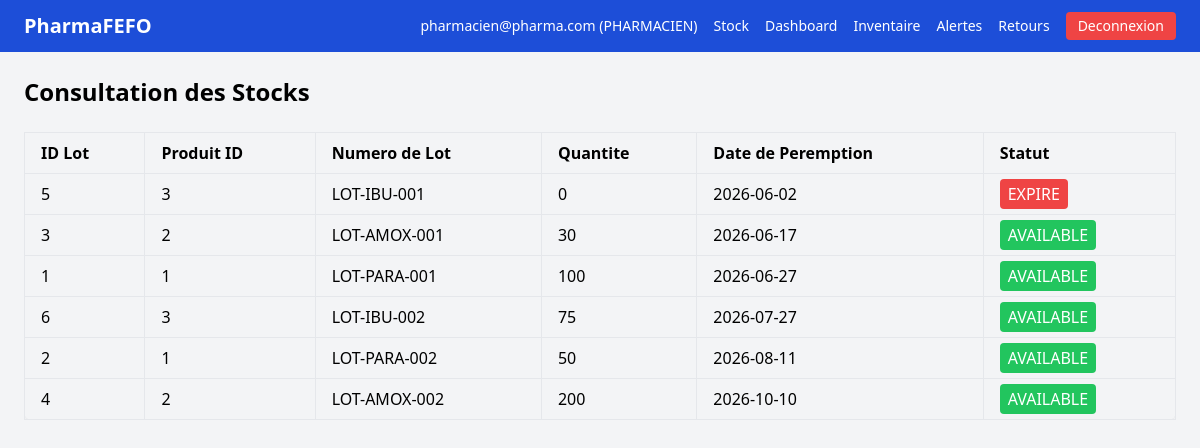
Page /index.php?action=stock (signed in) on the committed database.
### tables this page shows
CREATE TABLE IF NOT EXISTS stock_batches (
    id INT AUTO_INCREMENT PRIMARY KEY,
    product_id INT NOT NULL,
    lot_number VARCHAR(100) NOT NULL,
    quantity INT NOT NULL DEFAULT 0,
    expiration_date DATE NOT NULL,
    status VARCHAR(50) NOT NULL DEFAULT 'AVAILABLE',
    FOREIGN KEY (product_id) REFERENCES products(id)
);

### src/Repository/StockBatchRepository.php (called while the page is built, shortened)
<?php
class StockBatchRepository
{
    private PDO $pdo;
    public function __construct()
    {
        $this->pdo = Database::getConnection();
    }
    private function hydrate(array $row): StockBatch
    {
        return new StockBatch(
            (int) $row['id'],
            (int) $row['product_id'],
            $row['lot_number'],
            (int) $row['quantity'],
            new DateTime($row['expiration_date']),
            $row['status'] ?: 'AVAILABLE'
        );
    }
    public function findAll(): array
    {
        $stmt = $this->pdo->query("SELECT * FROM stock_batches ORDER BY expiration_date ASC");
        $rows = $stmt->fetchAll(PDO::FETCH_ASSOC);
        $batches = [];
        foreach ($rows as $row) {
            $batches[] = $this->hydrate($row);
        }
        return $batches;
    }
}

### config/database.php (called while the page is built, shortened)
<?php
class Database
{
    private static ?PDO $pdo = null;
    public static function getConnection(): PDO
    {
        if (self::$pdo === null) {
            self::$pdo = new PDO(
                'mysql:host=localhost;dbname=PharmaFEFO;charset=utf8mb4',
                'root',
                '',
                [
                    PDO::ATTR_ERRMODE => PDO::ERRMODE_EXCEPTION,
                    PDO::ATTR_DEFAULT_FETCH_MODE => PDO::FETCH_ASSOC,
                ]
            );
        }
        return self::$pdo;
    }
}

### src/Entity/StockBatch.php (called while the page is built, shortened)
<?php
class StockBatch
{
    private int $id;
    private int $productId;
    private string $lotNumber;
    private int $quantity;
    private DateTime $expirationDate;
    private string $status;
    public function __construct(
        int $id,
        int $productId,
        string $lotNumber,
        int $quantity,
        DateTime $expirationDate,
        string $status
    ) {
        $this->id = $id;
        $this->productId = $productId;
        $this->lotNumber = $lotNumber;
        $this->quantity = $quantity;
        $this->expirationDate = $expirationDate;
        $this->status = $status;
    }
    public function getId(): int { return $this->id; }
    public function getProductId(): int { return $this->productId; }
    public function getLotNumber(): string { return $this->lotNumber; }
    public function getQuantity(): int { return $this->quantity; }
    public function getExpirationDate(): DateTime { return $this->expirationDate; }
    public function getStatus(): string { return $this->status; }
}

### templates/Stock/read_only.php (the view)
<?php include __DIR__ . '/../layout/base.php'; ?>
<h1 class="text-2xl font-bold mb-6">Consultation des Stocks</h1>
<div class="overflow-x-auto">
    <table class="min-w-full border border-gray-300 rounded-lg shadow-sm">
        <thead class="bg-gray-100">
            <tr>
                <th class="border px-4 py-2 text-left">ID Lot</th>
                <th class="border px-4 py-2 text-left">Produit ID</th>
                <th class="border px-4 py-2 text-left">Numero de Lot</th>
                <th class="border px-4 py-2 text-left">Quantite</th>
                <th class="border px-4 py-2 text-left">Date de Peremption</th>
                <th class="border px-4 py-2 text-left">Statut</th>
            </tr>
        </thead>
        <tbody>
        <?php foreach ($batches as $batch): ?>
            <tr class="hover:bg-gray-50">
                <td class="border px-4 py-2"><?= $batch->getId(); ?></td>
                <td class="border px-4 py-2"><?= $batch->getProductId(); ?></td>
                <td class="border px-4 py-2"><?= htmlspecialchars($batch->getLotNumber()); ?></td>
                <td class="border px-4 py-2"><?= $batch->getQuantity(); ?></td>
                <td class="border px-4 py-2"><?= $batch->getExpirationDate()->format('Y-m-d'); ?></td>
                <td class="border px-4 py-2">
                    <?php if ($batch->getStatus() === 'EXPIRED'): ?>
                        <span class="bg-red-500 text-white px-2 py-1 rounded">EXPIRE</span>
                    <?php else: ?>
                        <span class="bg-green-500 text-white px-2 py-1 rounded"><?= htmlspecialchars($batch->getStatus()); ?></span>
                    <?php endif; ?>
                </td>
            </tr>
        <?php endforeach; ?>
        </tbody>
    </table>
</div>
    </main>
</body>
</html>

### rows in the picture
stock_batches: id "5", product "3", lot_number "LOT-IBU-001", quantity "0", format "2026-06-02", status "EXPIRE"
stock_batches: id "3", product "2", lot_number "LOT-AMOX-001", quantity "30", format "2026-06-17", status "AVAILABLE"
stock_batches: id "1", product "1", lot_number "LOT-PARA-001", quantity "100", format "2026-06-27", status "AVAILABLE"
stock_batches: id "6", product "3", lot_number "LOT-IBU-002", quantity "75", format "2026-07-27", status "AVAILABLE"
stock_batches: id "2", product "1", lot_number "LOT-PARA-002", quantity "50", format "2026-08-11", status "AVAILABLE"
stock_batches: id "4", product "2", lot_number "LOT-AMOX-002", quantity "200", format "2026-10-10", status "AVAILABLE"

### other values in the picture
$_SESSION['user']['email'] "pharmacien@pharma.com"
$_SESSION['user']['role'] "PHARMACIEN"
